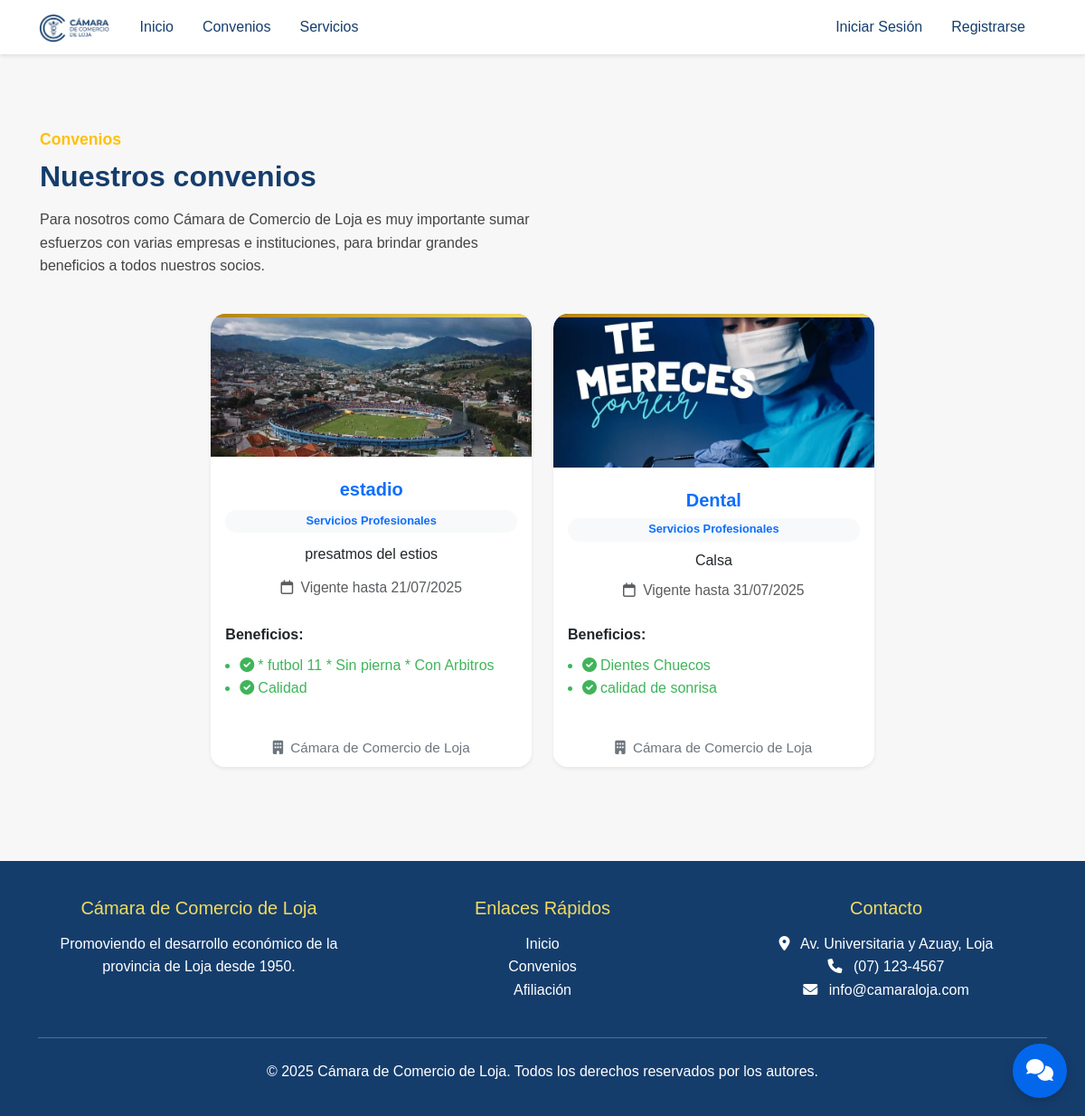
/convenios/, run on an earlier commit of the app's database.
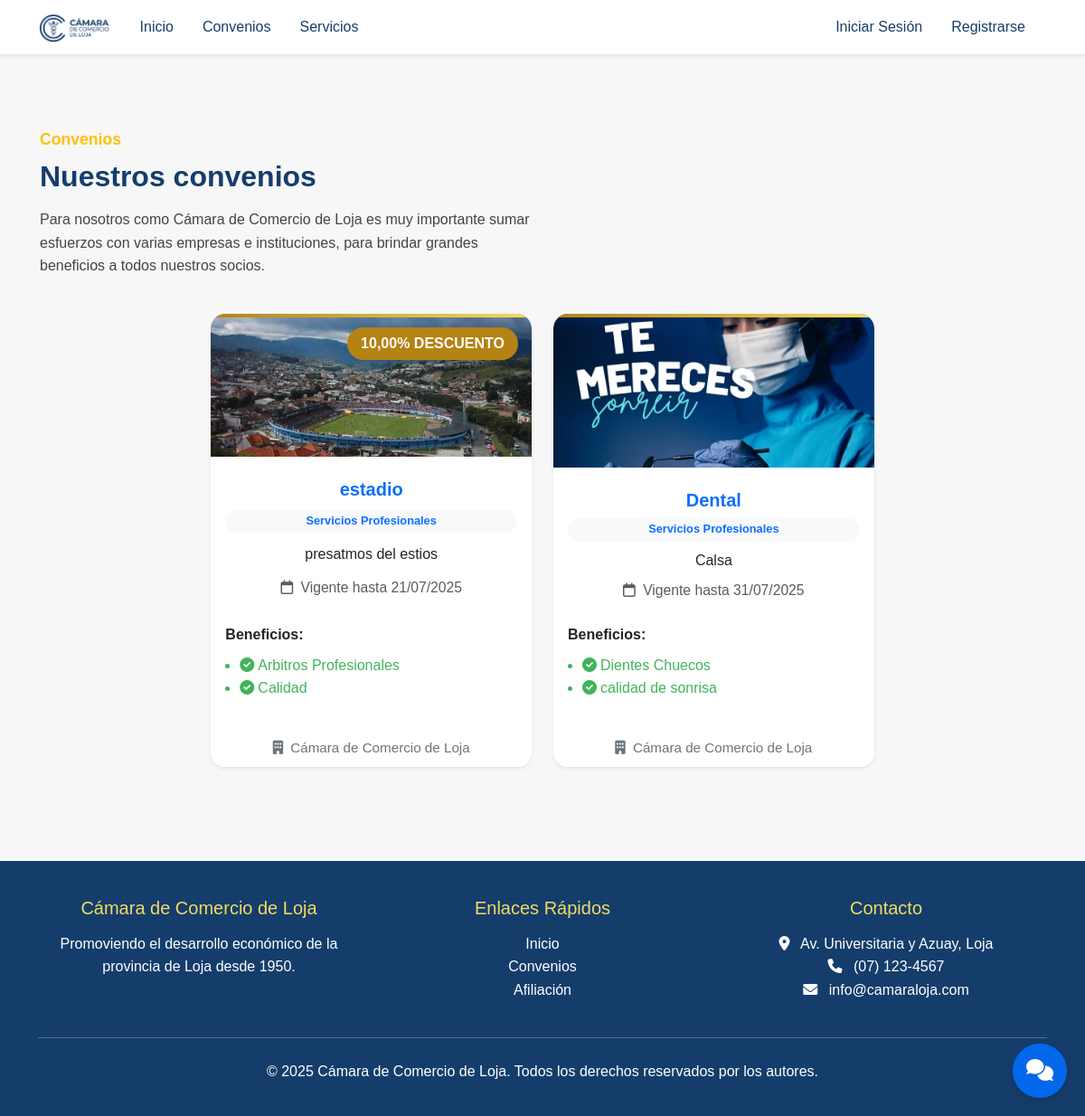
And on a later commit of the database.
### camara/models.py (models this page shows, shortened)
class Beneficio(models.Model):
    convenio = models.ForeignKey(Convenio, on_delete=models.SET_NULL, null=True)
    descripcion = models.TextField(null=True, blank=True)

class Convenio(models.Model):
    CATEGORIA_CHOICES = [
        ('financieros', 'Servicios Financieros'),
        ('turismo', 'Turismo y Hotelería'),
        ('profesionales', 'Servicios Profesionales'),
        ('graficos', 'Servicios Gráficos'),
    ]
    nombre = models.CharField(max_length=255)
    descripcion = models.TextField(null=True, blank=True)
    imagen = models.ImageField(upload_to='convenios/', null=True, blank=True)
    fecha_fin = models.DateField(null=True, blank=True)
    categoria = models.CharField(
        max_length=20,
        choices=CATEGORIA_CHOICES,
        default='financieros'
    )
    tiene_descuento = models.BooleanField(default=False)  # Nuevo campo
    porcentaje_descuento = models.DecimalField(max_digits=5, decimal_places=2, null=True, blank=True)  # Nuevo campo

### camara/views.py (the view)
# urls.py: path('convenios/', views.convenios, name='convenios'),
def convenios(request):
    convenios = Convenio.objects.all()
    return render(request, 'vista_publica/convenios.html', {'convenios': convenios})

### camara/template/vista_publica/convenios.html (shortened to what this page needs)
{% extends "master.html" %}
{% load static %}
{% block content %}
<div class="container mt-5">
    <div class="row align-items-center mb-4">
        <div class="col-md-6">
            <span class="convenios-subtitulo">Convenios</span>
            <h2 class="convenios-titulo mt-2">Nuestros convenios</h2>
            <p class="convenios-descripcion mt-3">
                Para nosotros como Cámara de Comercio de Loja es muy importante sumar esfuerzos con varias empresas e
                instituciones, para brindar grandes beneficios a todos nuestros socios.
            </p>
        </div>
    </div>
    <div class="row justify-content-center">
        {% for convenio in convenios %}
        <div class="col-md-4 mb-4 d-flex align-items-stretch">
            <div class="card shadow-sm h-100 w-100 border-0 rounded-4 card-convenio position-relative">
                {% if convenio.imagen %}
                <img src="{{ convenio.imagen.url }}" alt="{{ convenio.nombre }}" class="card-img-top rounded-top-4"
                    style="max-height:170px;object-fit:cover;">
                {% else %}
                <div class="card-img-top bg-light d-flex align-items-center justify-content-center rounded-top-4"
                    style="height:170px;">
                    <span class="text-muted"><i class="fas fa-image fa-2x"></i> Sin imagen</span>
                </div>
                {% endif %}
                {% if convenio.tiene_descuento and convenio.porcentaje_descuento %}
                <span class="discount-badge">{{ convenio.porcentaje_descuento }}% DESCUENTO</span>
                {% endif %}
                <div class="card-body text-center d-flex flex-column justify-content-between">
                    <h5 class="card-title mt-2 fw-bold text-primary">{{ convenio.nombre }}</h5>
                    <span class="badge bg-light text-primary mb-2">
                        {{ convenio.get_categoria_display }}
                    </span>
                    <p class="card-text mb-2">{{ convenio.descripcion }}</p>
                    {% if convenio.fecha_fin %}
                    <div class="text-muted mb-2" style="font-size:0.98em;">
                        <i class="fa-regular fa-calendar me-1"></i>
                        Vigente hasta {{ convenio.fecha_fin|date:"d/m/Y" }}
                    </div>
                    {% endif %}
                    {% with beneficios=convenio.beneficio_set.all %}
                    {% if beneficios %}
                    <div class="mt-3 text-start">
                        <strong>Beneficios:</strong>
                        <ul class="ps-3" style="margin-top:8px;">
                            {% for beneficio in beneficios %}
                            <li style="color:#40b45b;">
                                <i class="fas fa-check-circle me-1"></i>{{ beneficio.descripcion }}
                            </li>
                            {% endfor %}
                        </ul>
                    </div>
                    {% endif %}
                    {% endwith %}
                </div>
                <div class="card-footer bg-white border-0 text-center">
                    <span class="text-secondary" style="font-size:0.95em;">
                        <i class="fas fa-building me-1"></i> Cámara de Comercio de Loja
                    </span>
                </div>
            </div>
        </div>
        {% empty %}
        <div class="col-12">
            <div class="alert alert-info text-center">No hay convenios registrados.</div>
        </div>
        {% endfor %}
    </div>
</div>
{% endblock %}

What changed in the data, as far as the page shows it:
changed Convenio "estadio": porcentaje_descuento (not shown) → "10,00"
changed Beneficio: descripcion "* futbol 11 * Sin pierna * Con Arbitros" → "Arbitros Profesionales"
